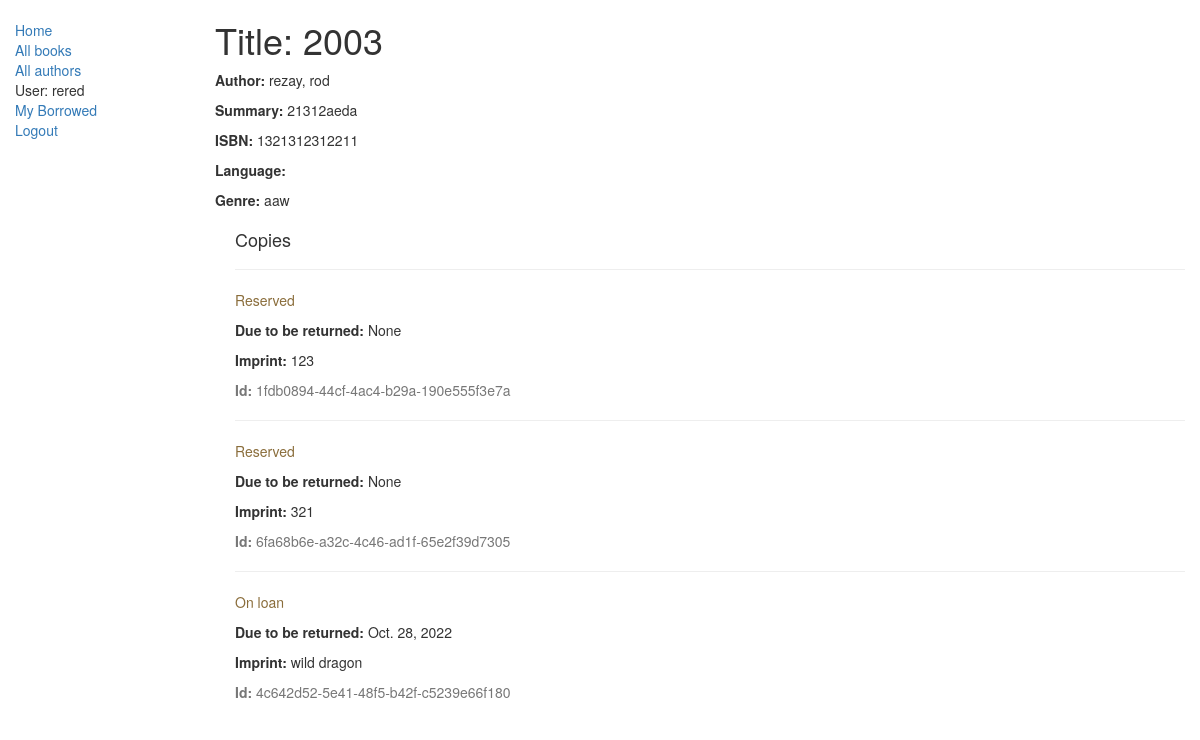
Screenshot of /catalog/book/1 (signed in) with the database file from the repository.
### catalog/models.py (models this page shows, shortened)
class Book(models.Model):
    title = models.CharField(max_length=200)
    author = models.ForeignKey('Author', on_delete=models.SET_NULL, null=True)
    summary = models.TextField(max_length=1000, help_text="Enter a brief description of the book")
    isbn = models.CharField('ISBN', max_length=13,
                            help_text='13 Character <a href="https://www.isbn-international.org/content/what-isbn">ISBN number</a>')
    genre = models.ManyToManyField(Genre, help_text="Select a genre for this book")

class Author(models.Model):
    first_name = models.CharField(max_length=100)
    last_name = models.CharField(max_length=100)
    date_of_birth = models.DateField(null=True, blank=True)
    date_of_death = models.DateField('Died', null=True, blank=True)
    def __str__(self):
        return '%s, %s' % (self.last_name, self.first_name)

class Genre(models.Model):
    name = models.CharField(max_length=200, help_text="Enter a book genre (e.g. Science Fiction, French Poetry etc.)")
    def __str__(self):
        return self.name

class BookInstance(models.Model):
    borrower = models.ForeignKey(User, on_delete=models.SET_NULL,
                                 null=True, blank=True)
    id = models.UUIDField(primary_key=True, default=uuid.uuid4,
                          help_text="Unique ID for this particular book across whole library")
    book = models.ForeignKey('Book', on_delete=models.SET_NULL, null=True)
    imprint = models.CharField(max_length=200)
    due_back = models.DateField(null=True, blank=True)
    LOAN_STATUS = (
        ('m', 'Maintenance'),
        ('o', 'On loan'),
        ('a', 'Available'),
        ('r', 'Reserved'),
    )
    status = models.CharField(max_length=1, choices=LOAN_STATUS,
                              blank=True, default='m', help_text='Book availability')
    class Meta:
        ordering = ["due_back"]
        permissions = (("can_mark_returned", "Set book as returned"),)

### catalog/views.py (the view)
# urls.py: url(r'^book/(?P<pk>\d+)$', views.BookDetailView.as_view(), name='book-detail'),
class BookDetailView(generic.DetailView):
    model = Book

### catalog/templates/catalog/book_detail.html
{% extends "base_generic.html" %}
{% block content %}
  <h1>Title: {{ book.title }}</h1>
  <p><strong>Author:</strong> {{ book.author }}</a></p>
  <p><strong>Summary:</strong> {{ book.summary }}</p>
  <p><strong>ISBN:</strong> {{ book.isbn }}</p>
  <p><strong>Language:</strong> {{ book.language }}</p>
  <p><strong>Genre:</strong> {% for genre in book.genre.all %} {{ genre }}{% if not forloop.last %}, {% endif %}{% endfor %}</p>
  <div style="margin-left:20px;margin-top:20px">
  <h4>Copies</h4>
  {% for copy in book.bookinstance_set.all %}
  <hr>
  <p class="{% if copy.status == 'a' %}text-success{% elif
copy.status == 'd' %}text-danger{% else %}text-warning{% endif %}">
{{ copy.get_status_display }}</p>
  {% if copy.status != 'a' %}<p><strong>Due to be returned:
</strong> {{copy.due_back}}</p>{% endif %}
  <p><strong>Imprint:</strong> {{copy.imprint}}</p>
  <p class="text-muted"><strong>Id:</strong> {{copy.id}}</p>
   {% endfor %}
  </div>
{% endblock %}

### catalog/templates/base_generic.html (shortened to what this page needs)
<!DOCTYPE html>
<html lang="en">
<head>
    <link rel="stylesheet"
          href="https://maxcdn.bootstrapcdn.com/bootstrap/3.3.7/css/bootstrap
.min.css">
    {% load static %}
    <link rel="stylesheet" href="{% static 'css/styles.css' %}">
</head>
<body>
<div class="container-fluid">
    <div class="row">
        <div class="col-sm-2">
            {% block sidebar %}
            <ul class="sidebar-nav">
                <li><a href="{% url 'index' %}">Home</a></li>
                <li><a href="{% url 'books' %}">All books</a></li>
                <li><a href="{% url 'author-detail' %}">All authors</a></li>
                {% if user.is_authenticated %}
                <li>User: {{ user.get_username }}</li>
                <li><a href="{% url 'my-borrowed' %}">My Borrowed</a></li>
                <li><a href="{% url 'logout'%}?next=
{{request.path}}">Logout</a></li>
                {% else %}
                <li><a href="{% url 'login'%}?next={{request.path}}">Login</a>
                </li>
                {% endif %}
            </ul>
            {% endblock %}
        </div>
        <div class="col-sm-10 ">
            {% block content %}{% endblock %}
        </div>
    </div>
</div>
</body>
</html>

### catalog/static/styles.css (style rules this page uses)
.sidebar-nav { margin-top: 20px; padding: 0; list-style: none; }

### rows the page displays
Book: title "2003", author "rezay, rod", summary "21312aeda", isbn "1321312312211"
Genre: name "aaw"
BookInstance: status "Reserved", due_back "None", imprint "123", id "1fdb0894-44cf-4ac4-b29a-190e555f3e7a"
BookInstance: status "Reserved", due_back "None", imprint "321", id "6fa68b6e-a32c-4c46-ad1f-65e2f39d7305"
BookInstance: status "On loan", due_back "Oct. 28, 2022", imprint "wild dragon", id "4c642d52-5e41-48f5-b42f-c5239e66f180"

### other values shown
{{ user.get_username }} "rered"
